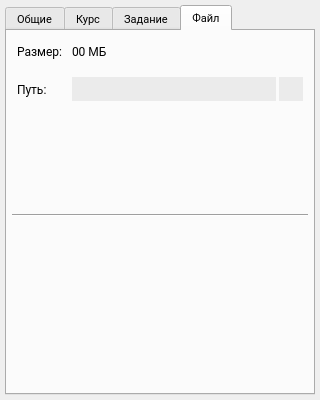
<?xml version="1.0" encoding="UTF-8"?>
<ui version="4.0">
 <class>Form</class>
 <widget class="QWidget" name="Form">
  <property name="geometry">
   <rect>
    <x>0</x>
    <y>0</y>
    <width>320</width>
    <height>400</height>
   </rect>
  </property>
  <property name="sizePolicy">
   <sizepolicy hsizetype="Fixed" vsizetype="Fixed">
    <horstretch>0</horstretch>
    <verstretch>0</verstretch>
   </sizepolicy>
  </property>
  <property name="minimumSize">
   <size>
    <width>320</width>
    <height>400</height>
   </size>
  </property>
  <property name="maximumSize">
   <size>
    <width>320</width>
    <height>400</height>
   </size>
  </property>
  <property name="font">
   <font>
    <family>Roboto</family>
    <pointsize>9</pointsize>
   </font>
  </property>
  <property name="windowTitle">
   <string>Form</string>
  </property>
  <layout class="QHBoxLayout" name="horizontalLayout">
   <property name="leftMargin">
    <number>5</number>
   </property>
   <property name="topMargin">
    <number>5</number>
   </property>
   <property name="rightMargin">
    <number>5</number>
   </property>
   <property name="bottomMargin">
    <number>5</number>
   </property>
   <item>
    <widget class="QTabWidget" name="tabWidget">
     <property name="sizePolicy">
      <sizepolicy hsizetype="Expanding" vsizetype="Expanding">
       <horstretch>0</horstretch>
       <verstretch>0</verstretch>
      </sizepolicy>
     </property>
     <property name="font">
      <font>
       <family>Roboto</family>
       <pointsize>8</pointsize>
       <italic>false</italic>
       <stylestrategy>PreferDefault</stylestrategy>
       <kerning>true</kerning>
      </font>
     </property>
     <property name="tabShape">
      <enum>QTabWidget::Rounded</enum>
     </property>
     <property name="currentIndex">
      <number>3</number>
     </property>
     <widget class="QWidget" name="general">
      <attribute name="title">
       <string>Общие</string>
      </attribute>
      <layout class="QVBoxLayout" name="verticalLayout_2">
       <property name="spacing">
        <number>5</number>
       </property>
       <property name="leftMargin">
        <number>5</number>
       </property>
       <property name="topMargin">
        <number>5</number>
       </property>
       <property name="rightMargin">
        <number>5</number>
       </property>
       <property name="bottomMargin">
        <number>5</number>
       </property>
       <item>
        <layout class="QHBoxLayout" name="NameField" stretch="100,0">
         <property name="spacing">
          <number>5</number>
         </property>
         <item>
          <widget class="QLabel" name="icon">
           <property name="sizePolicy">
            <sizepolicy hsizetype="MinimumExpanding" vsizetype="Preferred">
             <horstretch>0</horstretch>
             <verstretch>0</verstretch>
            </sizepolicy>
           </property>
           <property name="minimumSize">
            <size>
             <width>28</width>
             <height>28</height>
            </size>
           </property>
           <property name="maximumSize">
            <size>
             <width>32</width>
             <height>32</height>
            </size>
           </property>
           <property name="styleSheet">
            <string notr="true"/>
           </property>
           <property name="text">
            <string/>
           </property>
           <property name="scaledContents">
            <bool>false</bool>
           </property>
           <property name="alignment">
            <set>Qt::AlignCenter</set>
           </property>
           <property name="wordWrap">
            <bool>true</bool>
           </property>
           <property name="margin">
            <number>0</number>
           </property>
          </widget>
         </item>
         <item>
          <widget class="QLineEdit" name="name">
           <property name="sizePolicy">
            <sizepolicy hsizetype="Expanding" vsizetype="Preferred">
             <horstretch>0</horstretch>
             <verstretch>0</verstretch>
            </sizepolicy>
           </property>
           <property name="font">
            <font>
             <family>Roboto</family>
             <pointsize>9</pointsize>
             <italic>false</italic>
             <stylestrategy>PreferDefault</stylestrategy>
             <kerning>true</kerning>
            </font>
           </property>
           <property name="frame">
            <bool>false</bool>
           </property>
           <property name="readOnly">
            <bool>true</bool>
           </property>
          </widget>
         </item>
        </layout>
       </item>
       <item>
        <widget class="Line" name="line">
         <property name="orientation">
          <enum>Qt::Horizontal</enum>
         </property>
        </widget>
       </item>
       <item>
        <spacer name="verticalSpacer">
         <property name="orientation">
          <enum>Qt::Vertical</enum>
         </property>
         <property name="sizeHint" stdset="0">
          <size>
           <width>20</width>
           <height>40</height>
          </size>
         </property>
        </spacer>
       </item>
      </layout>
     </widget>
     <widget class="QWidget" name="course">
      <attribute name="title">
       <string>Курс</string>
      </attribute>
      <layout class="QVBoxLayout" name="verticalLayout">
       <property name="spacing">
        <number>5</number>
       </property>
       <property name="leftMargin">
        <number>5</number>
       </property>
       <property name="topMargin">
        <number>5</number>
       </property>
       <property name="rightMargin">
        <number>5</number>
       </property>
       <property name="bottomMargin">
        <number>5</number>
       </property>
       <item>
        <layout class="QVBoxLayout" name="TeachersField" stretch="10,2,100">
         <property name="spacing">
          <number>5</number>
         </property>
         <property name="leftMargin">
          <number>5</number>
         </property>
         <property name="topMargin">
          <number>5</number>
         </property>
         <property name="rightMargin">
          <number>5</number>
         </property>
         <property name="bottomMargin">
          <number>5</number>
         </property>
         <item>
          <widget class="QLabel" name="label">
           <property name="font">
            <font>
             <family>Roboto</family>
             <pointsize>10</pointsize>
             <italic>false</italic>
             <stylestrategy>PreferDefault</stylestrategy>
             <kerning>true</kerning>
            </font>
           </property>
           <property name="text">
            <string>Преподаватели</string>
           </property>
          </widget>
         </item>
         <item>
          <spacer name="verticalSpacer_2">
           <property name="orientation">
            <enum>Qt::Vertical</enum>
           </property>
           <property name="sizeHint" stdset="0">
            <size>
             <width>20</width>
             <height>40</height>
            </size>
           </property>
          </spacer>
         </item>
         <item>
          <widget class="QTextEdit" name="teachers">
           <property name="frameShape">
            <enum>QFrame::NoFrame</enum>
           </property>
           <property name="lineWidth">
            <number>0</number>
           </property>
           <property name="undoRedoEnabled">
            <bool>false</bool>
           </property>
           <property name="readOnly">
            <bool>true</bool>
           </property>
          </widget>
         </item>
        </layout>
       </item>
       <item>
        <widget class="Line" name="line_2">
         <property name="orientation">
          <enum>Qt::Horizontal</enum>
         </property>
        </widget>
       </item>
       <item>
        <spacer name="verticalSpacer_3">
         <property name="orientation">
          <enum>Qt::Vertical</enum>
         </property>
         <property name="sizeHint" stdset="0">
          <size>
           <width>20</width>
           <height>40</height>
          </size>
         </property>
        </spacer>
       </item>
      </layout>
     </widget>
     <widget class="QWidget" name="assign">
      <attribute name="title">
       <string>Задание</string>
      </attribute>
      <layout class="QVBoxLayout" name="verticalLayout_4">
       <property name="leftMargin">
        <number>5</number>
       </property>
       <property name="topMargin">
        <number>5</number>
       </property>
       <property name="rightMargin">
        <number>5</number>
       </property>
       <property name="bottomMargin">
        <number>5</number>
       </property>
       <item>
        <layout class="QVBoxLayout" name="DescriptionField" stretch="5,2,100">
         <property name="spacing">
          <number>5</number>
         </property>
         <property name="leftMargin">
          <number>5</number>
         </property>
         <property name="topMargin">
          <number>5</number>
         </property>
         <property name="rightMargin">
          <number>5</number>
         </property>
         <property name="bottomMargin">
          <number>5</number>
         </property>
         <item>
          <widget class="QLabel" name="label_2">
           <property name="font">
            <font>
             <family>Roboto</family>
             <pointsize>10</pointsize>
             <italic>false</italic>
             <stylestrategy>PreferDefault</stylestrategy>
             <kerning>true</kerning>
            </font>
           </property>
           <property name="text">
            <string>Описание</string>
           </property>
          </widget>
         </item>
         <item>
          <spacer name="verticalSpacer_4">
           <property name="orientation">
            <enum>Qt::Vertical</enum>
           </property>
           <property name="sizeHint" stdset="0">
            <size>
             <width>20</width>
             <height>40</height>
            </size>
           </property>
          </spacer>
         </item>
         <item>
          <widget class="QTextEdit" name="task">
           <property name="frameShape">
            <enum>QFrame::NoFrame</enum>
           </property>
           <property name="undoRedoEnabled">
            <bool>false</bool>
           </property>
           <property name="readOnly">
            <bool>true</bool>
           </property>
          </widget>
         </item>
        </layout>
       </item>
       <item>
        <widget class="Line" name="line_3">
         <property name="orientation">
          <enum>Qt::Horizontal</enum>
         </property>
        </widget>
       </item>
       <item>
        <spacer name="verticalSpacer_5">
         <property name="orientation">
          <enum>Qt::Vertical</enum>
         </property>
         <property name="sizeHint" stdset="0">
          <size>
           <width>20</width>
           <height>40</height>
          </size>
         </property>
        </spacer>
       </item>
      </layout>
     </widget>
     <widget class="QWidget" name="file">
      <property name="font">
       <font>
        <family>Roboto</family>
        <pointsize>9</pointsize>
        <italic>false</italic>
        <stylestrategy>PreferDefault</stylestrategy>
        <kerning>true</kerning>
       </font>
      </property>
      <attribute name="title">
       <string>Файл</string>
      </attribute>
      <layout class="QVBoxLayout" name="verticalLayout_3">
       <property name="leftMargin">
        <number>5</number>
       </property>
       <property name="topMargin">
        <number>5</number>
       </property>
       <property name="rightMargin">
        <number>5</number>
       </property>
       <property name="bottomMargin">
        <number>5</number>
       </property>
       <item>
        <layout class="QGridLayout" name="FileField" rowstretch="20,10,20,100" columnstretch="10,1,1,100">
         <property name="leftMargin">
          <number>5</number>
         </property>
         <property name="topMargin">
          <number>5</number>
         </property>
         <property name="rightMargin">
          <number>5</number>
         </property>
         <property name="bottomMargin">
          <number>5</number>
         </property>
         <property name="spacing">
          <number>5</number>
         </property>
         <item row="0" column="0">
          <widget class="QLabel" name="label_3">
           <property name="text">
            <string>Размер:</string>
           </property>
          </widget>
         </item>
         <item row="1" column="0">
          <spacer name="verticalSpacer_6">
           <property name="orientation">
            <enum>Qt::Vertical</enum>
           </property>
           <property name="sizeHint" stdset="0">
            <size>
             <width>20</width>
             <height>40</height>
            </size>
           </property>
          </spacer>
         </item>
         <item row="3" column="0">
          <spacer name="verticalSpacer_7">
           <property name="orientation">
            <enum>Qt::Vertical</enum>
           </property>
           <property name="sizeHint" stdset="0">
            <size>
             <width>20</width>
             <height>40</height>
            </size>
           </property>
          </spacer>
         </item>
         <item row="2" column="0">
          <widget class="QLabel" name="label_5">
           <property name="text">
            <string>Путь:</string>
           </property>
          </widget>
         </item>
         <item row="2" column="3">
          <layout class="QHBoxLayout" name="pathField" stretch="10,1">
           <property name="spacing">
            <number>3</number>
           </property>
           <item>
            <widget class="QLineEdit" name="path">
             <property name="sizePolicy">
              <sizepolicy hsizetype="Preferred" vsizetype="Preferred">
               <horstretch>0</horstretch>
               <verstretch>0</verstretch>
              </sizepolicy>
             </property>
             <property name="font">
              <font>
               <family>Roboto</family>
               <pointsize>9</pointsize>
               <italic>false</italic>
               <stylestrategy>PreferDefault</stylestrategy>
               <kerning>true</kerning>
              </font>
             </property>
             <property name="styleSheet">
              <string notr="true">QLineEdit
{
	color: rgb(40, 40, 40);
	background-color: rgb(235, 235, 235);
	border:none;
}
</string>
             </property>
             <property name="frame">
              <bool>false</bool>
             </property>
             <property name="readOnly">
              <bool>true</bool>
             </property>
            </widget>
           </item>
           <item>
            <widget class="QPushButton" name="openButton">
             <property name="sizePolicy">
              <sizepolicy hsizetype="Preferred" vsizetype="Preferred">
               <horstretch>0</horstretch>
               <verstretch>0</verstretch>
              </sizepolicy>
             </property>
             <property name="minimumSize">
              <size>
               <width>24</width>
               <height>24</height>
              </size>
             </property>
             <property name="maximumSize">
              <size>
               <width>16777215</width>
               <height>16777215</height>
              </size>
             </property>
             <property name="font">
              <font>
               <family>Roboto</family>
               <pointsize>9</pointsize>
               <italic>false</italic>
               <stylestrategy>PreferDefault</stylestrategy>
               <kerning>true</kerning>
              </font>
             </property>
             <property name="toolTip">
              <string>Открыть</string>
             </property>
             <property name="styleSheet">
              <string notr="true">QPushButton
{
	color: rgb(40, 40, 40);
	background-color: rgb(235, 235, 235);
	border:none;
}

QPushButton::hover
{
	color: rgb(40, 40, 40);
	background-color: rgb(220, 220, 220);
	border:none;

}
QPushButton:pressed
{
	background-color: rgb(200, 200, 200);
}</string>
             </property>
             <property name="text">
              <string/>
             </property>
            </widget>
           </item>
          </layout>
         </item>
         <item row="0" column="3">
          <widget class="QLabel" name="size">
           <property name="text">
            <string>00 МБ</string>
           </property>
          </widget>
         </item>
        </layout>
       </item>
       <item>
        <widget class="Line" name="line_4">
         <property name="orientation">
          <enum>Qt::Horizontal</enum>
         </property>
        </widget>
       </item>
       <item>
        <spacer name="verticalSpacer_8">
         <property name="orientation">
          <enum>Qt::Vertical</enum>
         </property>
         <property name="sizeHint" stdset="0">
          <size>
           <width>20</width>
           <height>40</height>
          </size>
         </property>
        </spacer>
       </item>
      </layout>
     </widget>
    </widget>
   </item>
  </layout>
 </widget>
 <resources/>
 <connections/>
</ui>
